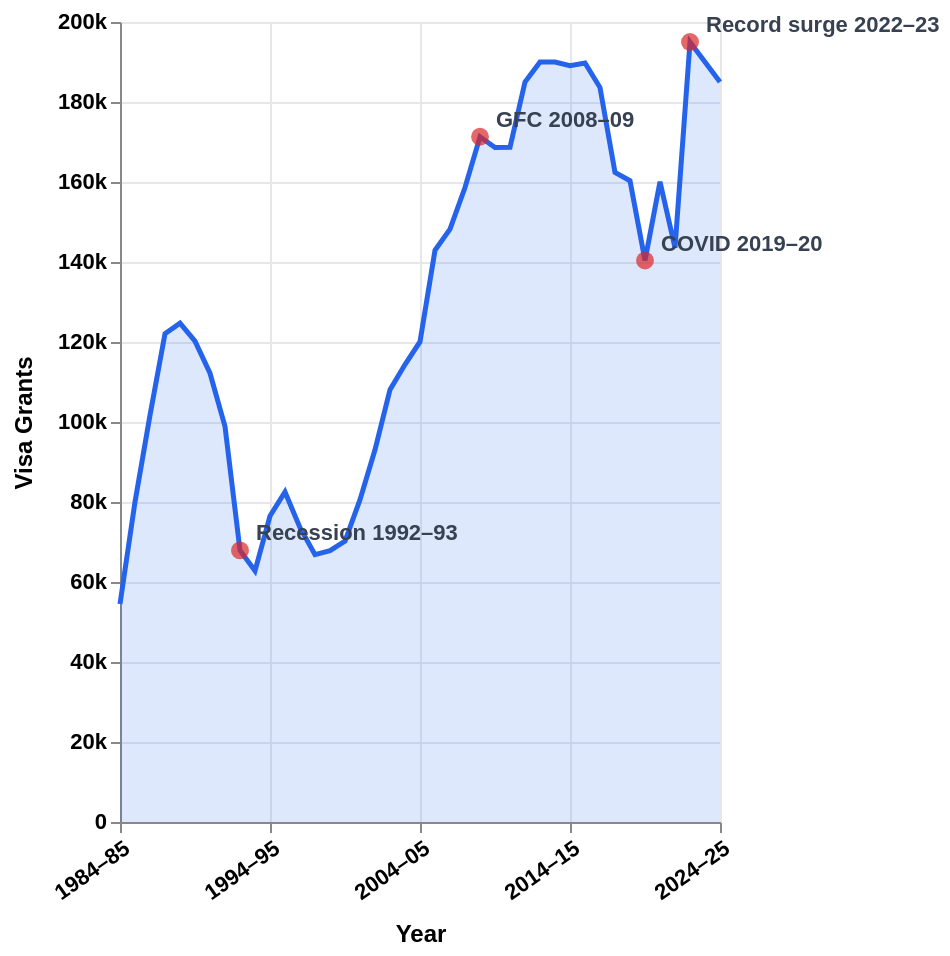

Source (Vega-Lite JSON):
### Vega-Lite specification from a JSON file in a GitHub repository (floating-point values rounded to 4 significant figures)
{"$schema": "https://vega.github.io/schema/vega-lite/v5.json", "width": "container", "height": 400, "background": "#ffffff", "config": {"view": {"stroke": null}}, "layer": [{"data": {"values": [{"year": "1984–85", "total": 54500, "i": 0}, {"year": "1985–86", "total": 80000, "i": 1}, {"year": "1986–87", "total": 101700, "i": 2}, {"year": "1987–88", "total": 122100, "i": 3}, {"year": "1988–89", "total": 124700, "i": 4}, {"year": "1989–90", "total": 120200, "i": 5}, {"year": "1990–91", "total": 112200, "i": 6}, {"year": "1991–92", "total": 98900, "i": 7}, {"year": "1992–93", "total": 67900, "i": 8}, {"year": "1993–94", "total": 62800, "i": 9}, {"year": "1994–95", "total": 76500, "i": 10}, {"year": "1995–96", "total": 82500, "i": 11}, {"year": "1996–97", "total": 73587, "i": 12}, {"year": "1997–98", "total": 66840, "i": 13}, {"year": "1998–99", "total": 67821, "i": 14}, {"year": "1999–00", "total": 70237, "i": 15}, {"year": "2000–01", "total": 80597, "i": 16}, {"year": "2001–02", "total": 93054, "i": 17}, {"year": "2002–03", "total": 108072, "i": 18}, {"year": "2003–04", "total": 114362, "i": 19}, {"year": "2004–05", "total": 120064, "i": 20}, {"year": "2005–06", "total": 142933, "i": 21}, {"year": "2006–07", "total": 148200, "i": 22}, {"year": "2007–08", "total": 158630, "i": 23}, {"year": "2008–09", "total": 171318, "i": 24}, {"year": "2009–10", "total": 168623, "i": 25}, {"year": "2010–11", "total": 168685, "i": 26}, {"year": "2011–12", "total": 184998, "i": 27}, {"year": "2012–13", "total": 190000, "i": 28}, {"year": "2013–14", "total": 190000, "i": 29}, {"year": "2014–15", "total": 189097, "i": 30}, {"year": "2015–16", "total": 189770, "i": 31}, {"year": "2016–17", "total": 183608, "i": 32}, {"year": "2017–18", "total": 162417, "i": 33}, {"year": "2018–19", "total": 160323, "i": 34}, {"year": "2019–20", "total": 140366, "i": 35}, {"year": "2020–21", "total": 160052, "i": 36}, {"year": "2021–22", "total": 143556, "i": 37}, {"year": "2022–23", "total": 195004, "i": 38}, {"year": "2023–24", "total": 190000, "i": 39}, {"year": "2024–25", "total": 185001, "i": 40}]}, "mark": {"type": "area", "line": {"color": "#2563eb", "strokeWidth": 2.5}, "color": "#2563eb", "opacity": 0.15}, "encoding": {"x": {"field": "i", "type": "quantitative", "axis": {"title": "Year", "titleFontWeight": "bold", "titleFontSize": 12, "labelFontWeight": "bold", "labelFontSize": 11, "titlePadding": 10, "values": [0, 5, 10, 15, 20, 25, 30, 35, 40], "labelExpr": "[\"1984–85\",\"1989–90\",\"1994–95\",\"1999–00\",\"2004–05\",\"2009–10\",\"2014–15\",\"2019–20\",\"2024–25\"][indexof([0,5,10,15,20,25,30,35,40], datum.value)]", "labelAngle": -35, "gridColor": "#e5e7eb"}}, "y": {"field": "total", "type": "quantitative", "axis": {"title": "Visa Grants", "titleFontWeight": "bold", "titleFontSize": 12, "labelFontWeight": "bold", "labelFontSize": 11, "titlePadding": 10, "format": "~s", "gridColor": "#e5e7eb", "labelExpr": "datum.value >= 1000 ? (datum.value/1000) + 'k' : datum.value"}}, "tooltip": [{"field": "year", "title": "Year"}, {"field": "total", "title": "Visa Grants", "format": ","}]}}, {"data": {"values": [{"i": 8, "total": 67900, "label": "Recession 1992–93"}, {"i": 24, "total": 171318, "label": "GFC 2008–09"}, {"i": 35, "total": 140366, "label": "COVID 2019–20"}, {"i": 38, "total": 195004, "label": "Record surge 2022–23"}]}, "layer": [{"mark": {"type": "point", "filled": true, "size": 80, "color": "#dc2626"}, "encoding": {"x": {"field": "i", "type": "quantitative"}, "y": {"field": "total", "type": "quantitative"}}}, {"mark": {"type": "text", "align": "left", "dx": 8, "dy": -8, "fontSize": 11, "color": "#374151", "fontWeight": "bold"}, "encoding": {"x": {"field": "i", "type": "quantitative"}, "y": {"field": "total", "type": "quantitative"}, "text": {"field": "label"}}}]}]}
